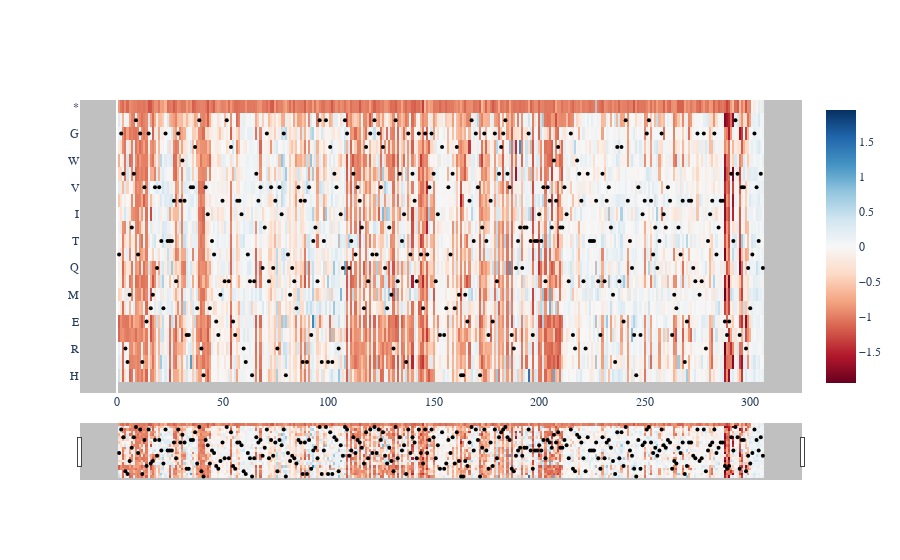

Notebook cell for this chart:
### Markdown cell above
### Activity

### Code cell
all_residues = matrix_transform.transform_matrix(
    'new_glu_gal', 'gal_glu.csv', samples, sets, res_redo, all_sets, set21)

visualize.make_heatmap(
        all_residues, [int(x[4:]) for x in list(all_residues.columns)], 
         grouped_aa, wt_full[1:], show = True, save = False)

### Figure 1 — Plotly figure (JSON) as saved in the notebook; plotly's stock layout.template omitted (floating-point values rounded to 4 significant figures; data arrays with more than 128 entries replaced by an {"elided": "..."} marker saying what was removed)
{"data": [{"colorscale": [[0, "rgb(103,0,31)"], [0.1, "rgb(178,24,43)"], [0.2, "rgb(214,96,77)"], [0.3, "rgb(244,165,130)"], [0.4, "rgb(253,219,199)"], [0.5, "rgb(247,247,247)"], [0.6, "rgb(209,229,240)"], [0.7, "rgb(146,197,222)"], [0.8, "rgb(67,147,195)"], [0.9, "rgb(33,102,172)"], [1, "rgb(5,48,97)"]], "type": "heatmap", "x": {"elided": "306 int values"}, "y": ["H", "K", "R", "D", "E", "C", "M", "N", "Q", "S", "T", "A", "I", "L", "V", "F", "W", "Y", "G", "P", "*"], "z": {"elided": "21x306 float values"}, "zmid": 0, "zmin": -3}, {"marker": {"color": "Black", "size": 4}, "mode": "markers", "name": "wt", "type": "scatter", "x": {"elided": "306 int values"}, "y": {"elided": "306 str values"}}], "layout": {"font": {"family": "Arial"}, "paper_bgcolor": "rgba(0, 0, 0, 0)", "plot_bgcolor": "rgba(166, 166, 166, 0.7)", "xaxis": {"rangeslider": {"visible": true}, "showgrid": false, "type": "linear"}, "yaxis": {"showgrid": false}}}
